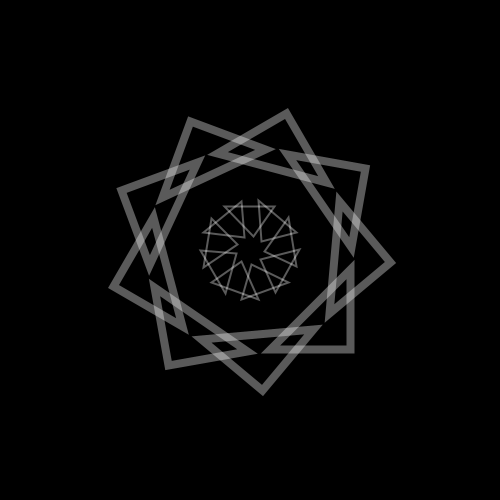
Frame 1 (no input)
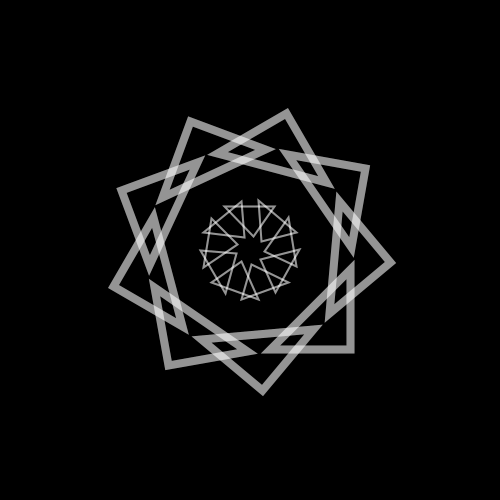
Frame 2 (the mouse pressed at the canvas centre, redrawn once)

The Processing sketch that drew these frames (run headless with seeded random() and noise(); the mouse was pressed at the canvas centre and the sketch redrawn once):

// Processing sketch: processing_82646
// ── processing_82646.pde

void setup()
{ // la taille, le fond, et le non remplissage des formes de mon sketch
  size(500,500);
  smooth();
  background(0);
  noFill();
}

void draw ()
{ //je crée une boucle for pour faire tourner mes formes
    translate(width/2,height/2);
  for (int i=0;i<360;i+=40)
  { //premiere rotation (triangles)
    rotate(radians(40));
    stroke(255,90);
    strokeWeight(8);
    triangle(20, 100, 100, 20, 100, 100);
  }
   for (int i=0;i<360;i+=40)
  { //deuxième rotation 
    rotate(radians(40));
    stroke(255,90);
    strokeWeight(2);
    triangle(10,10,50,0,25,43);
  }
  
  noLoop();
}
